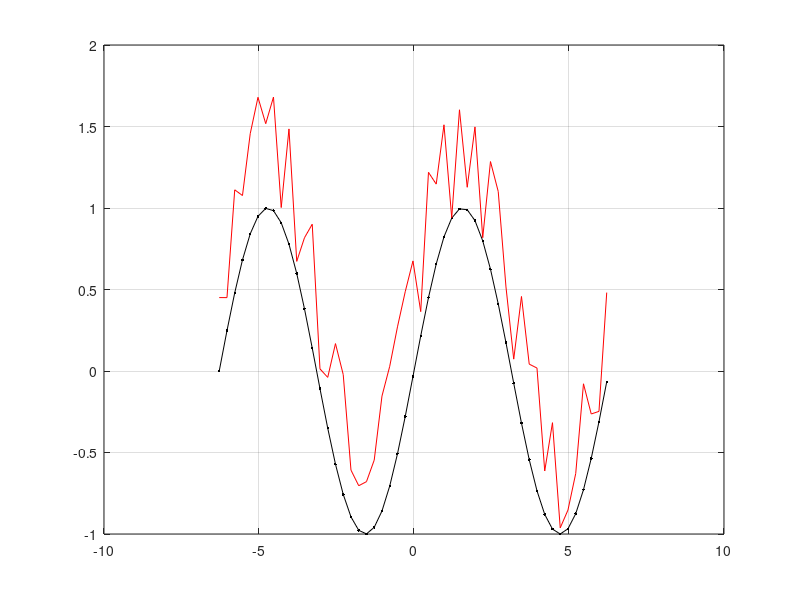

Reproduce this figure in MATLAB.
t = -2*pi:0.25:2*pi;
a = sin(t);
plot(t,a,'.-k');
grid on;
hold on;
x = (-2*pi:0.25:2*pi);
y = sin(x);
noiseAmplitude = 0.8;
y = y + noiseAmplitude * rand(size(y));
plot(x,y,'-r');
hold off;
 


 





